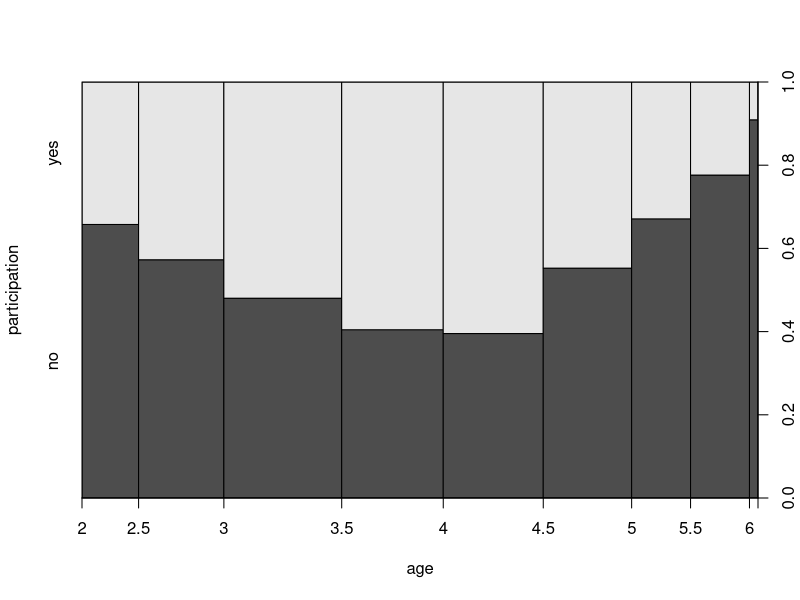
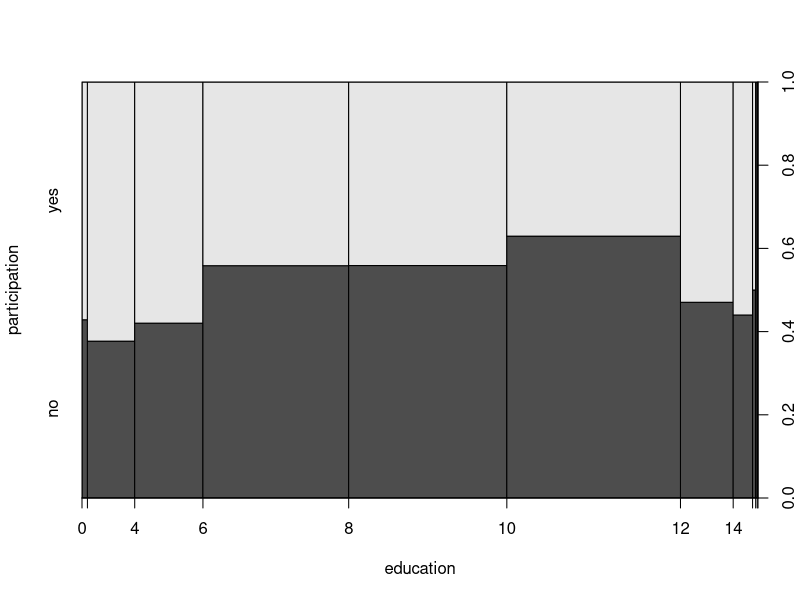
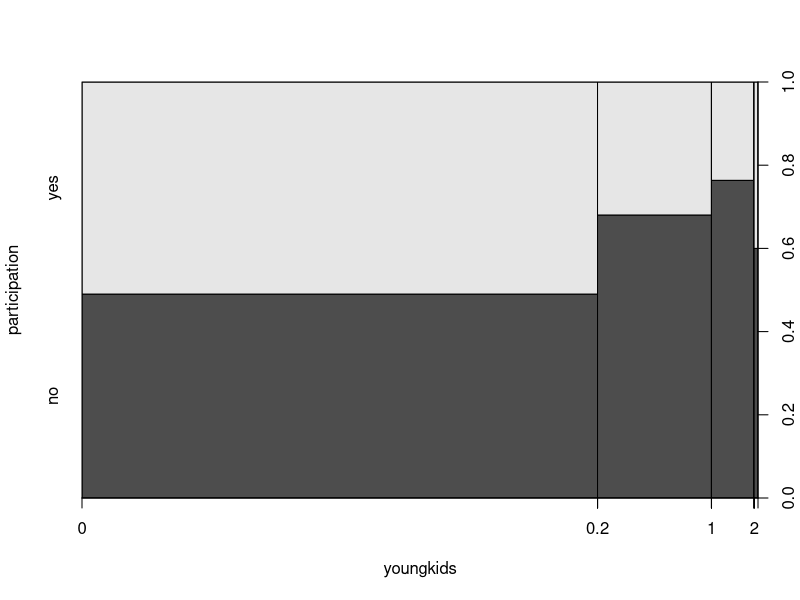
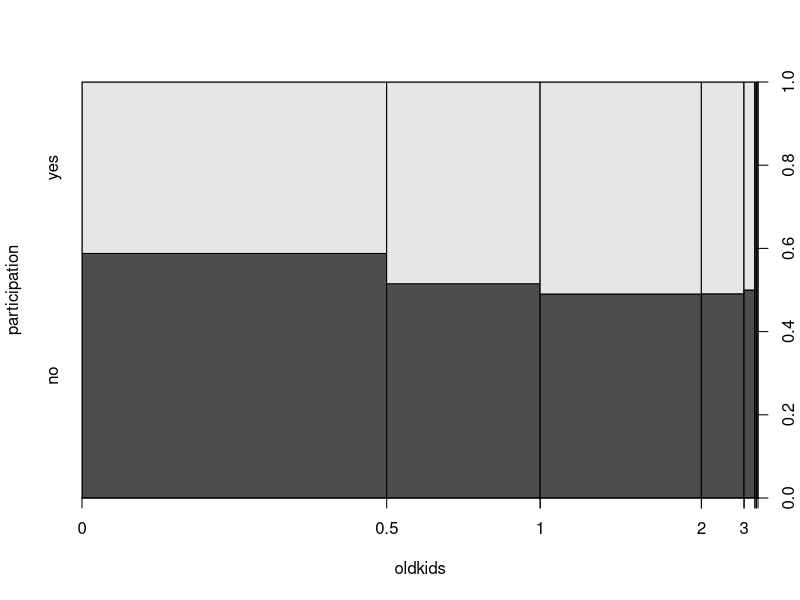
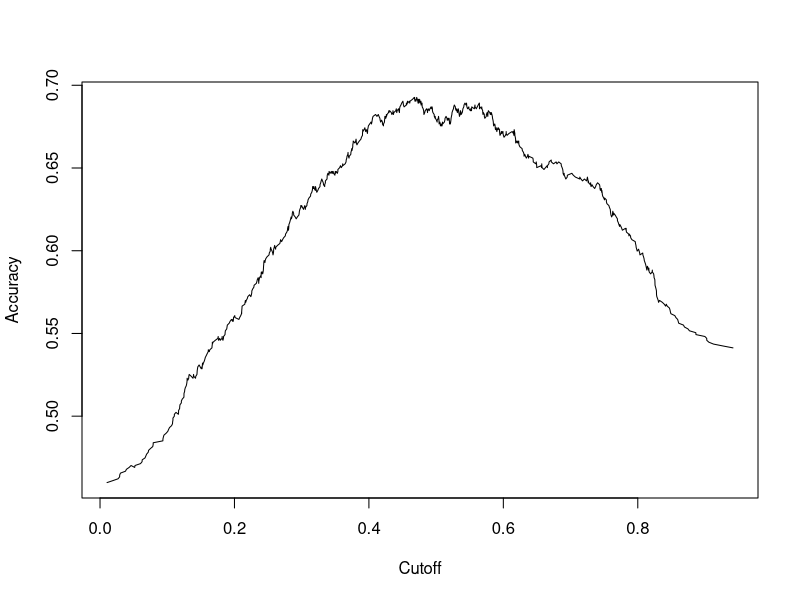
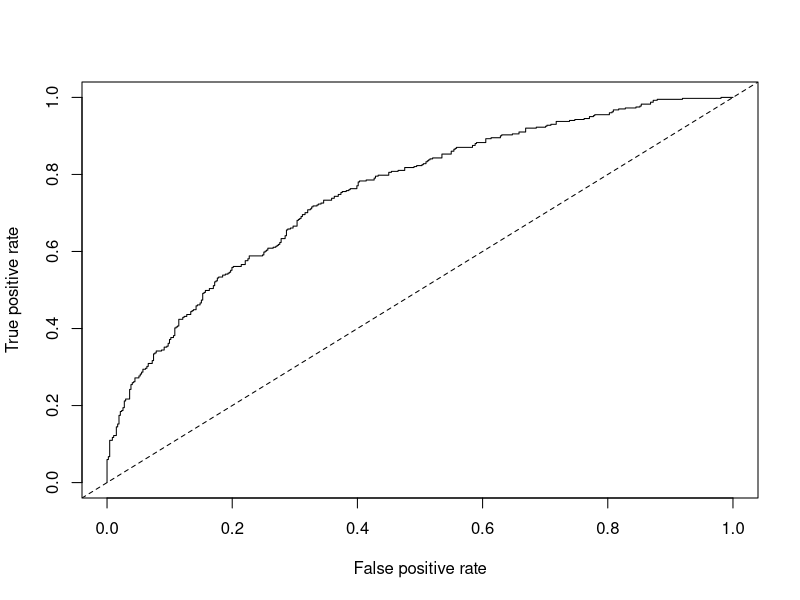

Write the R code that produced these figures, in order.
# 5.2 Binary Dependent Variables
# Applied Econometrics with R

# Created: 17-Mar-2015
# Updated: 17-Mar-2015

#===========
# Libraries
#===========
library(AER)
library(stats)
library(plyr)
library(ROCR)

#====================================================
# Female labour force participation in Switzerland
#====================================================

# Import df 'SwissLabor'
data('SwissLabor')

# Define equation
yxb_swiss <- participation ~ . + I(age^2)

# Define model
swiss_probit <- glm(yxb_swiss, data = SwissLabor, family = binomial(link = 'probit'))

# Coefficient estimates
summary(swiss_probit)

#===============
# Visualization
#===============

# Spinograms
plot(participation ~ age, data = SwissLabor, ylevels = 2:1)
plot(participation ~ education, data = SwissLabor, ylevels = 2:1)
plot(participation ~ youngkids, data = SwissLabor, ylevels = 2:1)
plot(participation ~ oldkids, data = SwissLabor, ylevels = 2:1)

#=========
# Effects
#=========

# Average of sample marginal effects
fav <- mean(dnorm(predict(swiss_probit, type = 'link')))
fav*coef(swiss_probit)

# Average marginal effects
# Note: In this case, it is preferable to report average 
#       effects for all levels of the factors, averaging only 
#       over continuous regressors.
av <- colMeans(SwissLabor[, -c(1, 7)])
av <- data.frame(rbind(swiss = av, foreign = av), foreign = factor(c('no', 'yes')))
av <- predict(swiss_probit, newdata = av, type = 'link')
av <- dnorm(av)
av['swiss']*coef(swiss_probit)[-7]
av['foreign']*coef(swiss_probit)[-7]

#================================
# Goodness of fit and prediction
#================================

# McFadden's pseudo-R^2
swiss_probit0 <- update(swiss_probit, formula = . ~ 1)
mcf <- 1 - as.vector(logLik(swiss_probit)/logLik(swiss_probit0))

# Predicted values
prop.table(table(true = SwissLabor$participation, pred = round(fitted(swiss_probit))), 2)

# Receiver oprating characteristic (ROC)
pred <- prediction(fitted(swiss_probit), SwissLabor$participation)
plot(performance(pred, 'acc'))
plot(performance(pred, 'tpr', 'fpr'))
abline(0, 1, lty = 2)

#===========================
# Residuals and diagnostics
#===========================

# Sum of squares
deviance(swiss_probit) # or;
sum(residuals(swiss_probit, type = 'deviance')^2)
sum(residuals(swiss_probit, type = 'pearson')^2)

# Analysis of deviance
coeftest(swiss_probit, vcov = sandwich)

# Other standard tests for nested models:
# waldtest()
# linear.hypothesis()
# coeftest()

# Note: sandwich gives the usual regression output with 
#       robustified standard errors and t statistics. However, 
#       sandwich estimates are much more useful and less 
#       controversial in Poisson regressions.

#===========================
# Quasi-complete separation
#===========================

# Note: This section discusses problems that occasionally 
#       arise with probit and logit regressions.

# The goal is to study the deterrent effect of capital 
# punishment in the United States of America in 1950 utilizing 
# the MurderRates data taken from Maddala (2001).

# Import df 'MurderRates'
data('MurderRates')

# Define equation
yxb_murder <- I(executions > 0) ~ time + income + noncauc + lfp + southern

# Define model
murder_logit <- glm(yxb_murder, data = MurderRates, family = binomial)

# Note: calling glm() results in a warning message according 
# to which some fitted probabilities are numerically 
# identical to zero or one.

# Coefficient estimates
summary(murder_logit)

# Coefficient estimates with robust standard errors
# Note: Std. error of southernyes is suspiciously large (2872.2)
coeftest(murder_logit)

# Define equation
murder_logit2 <- glm(yxb_murder, 
                     data = MurderRates, 
                     family = binomial, 
                     control = list(epsilon = 1e-15,maxit = 50, trace = FALSE))

# Coefficient estimates with robust standard errors
# Note: Std. error of southernyes doubled despite 
#       restrictions on default settings of IWLS algorithm.
coeftest(murder_logit2)

# For the problem at hand, the change in the coefficient 
# on southern already indicates that this variable alone 
# is responsible for the effect.
table(I(MurderRates$executions > 0), MurderRates$southern)
